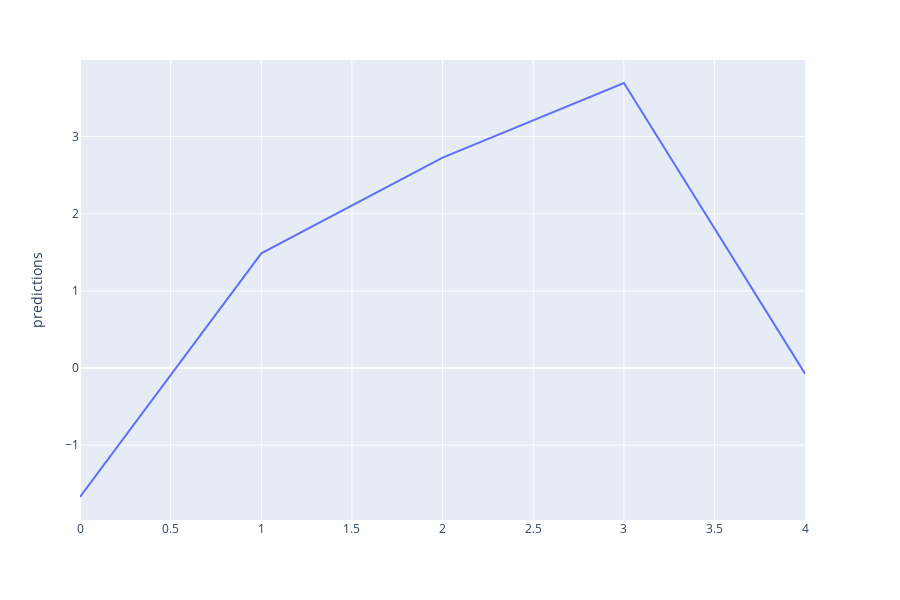

The cell this chart's notebook holds for it:
### Code cell
fig = px.line(df_unemployment, y="predictions")
fig.show()

### Figure 1 — Plotly figure (JSON) as saved in the notebook; plotly's stock layout.template omitted (floating-point values rounded to 4 significant figures)
{"data": [{"hoverlabel": {"namelength": 0}, "hovertemplate": "predictions=%{y}", "legendgroup": "", "line": {"color": "#636efa", "dash": "solid"}, "mode": "lines", "name": "", "showlegend": false, "type": "scatter", "xaxis": "x", "y": [-1.672, 1.486, 2.728, 3.695, -0.07526], "yaxis": "y"}], "layout": {"height": 600, "legend": {"tracegroupgap": 0}, "margin": {"t": 60}, "xaxis": {"anchor": "y", "domain": [0, 0.98]}, "yaxis": {"anchor": "x", "domain": [0, 1], "title": {"text": "predictions"}}}}
